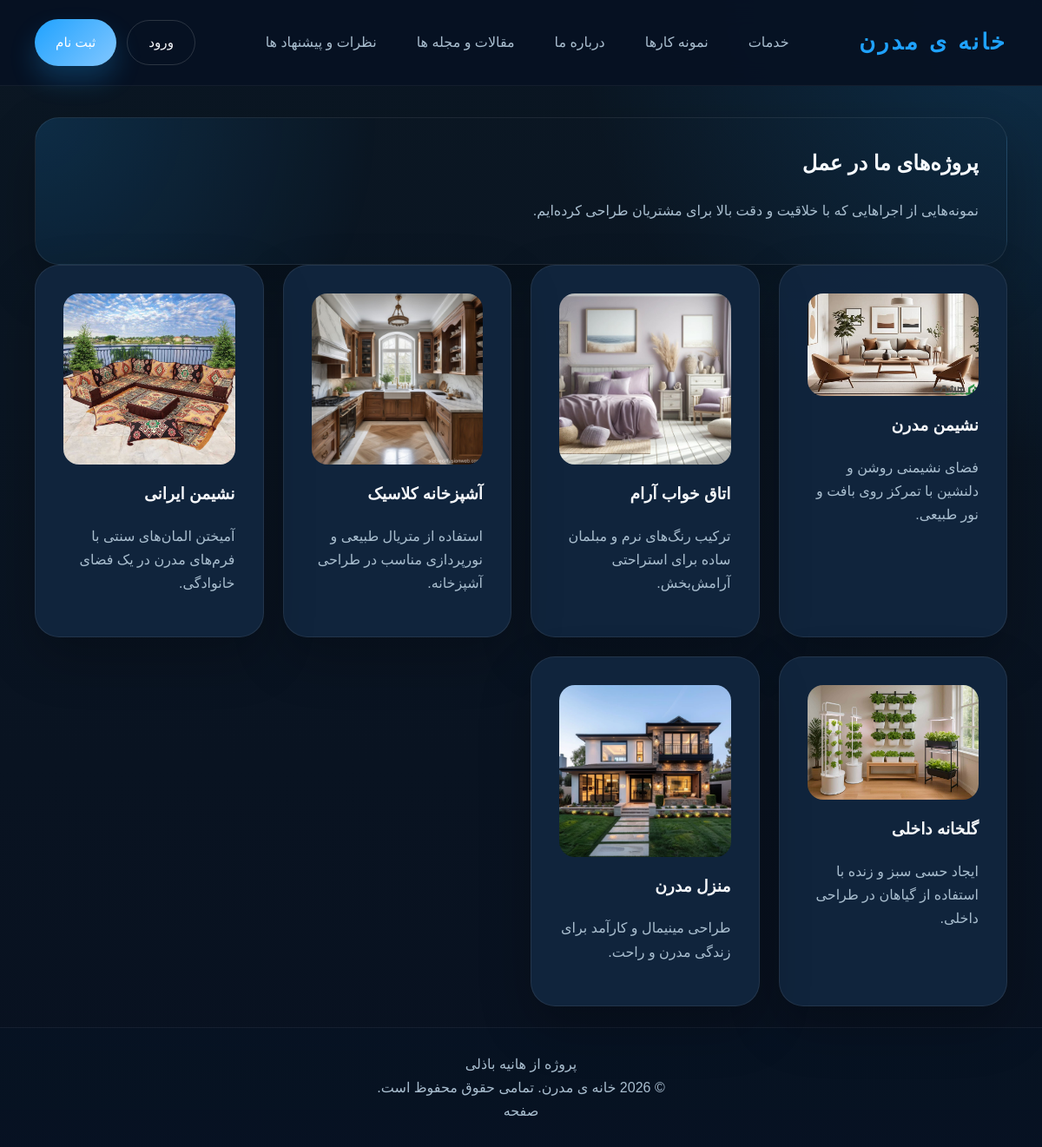
The app's page /nemoneh, older data.
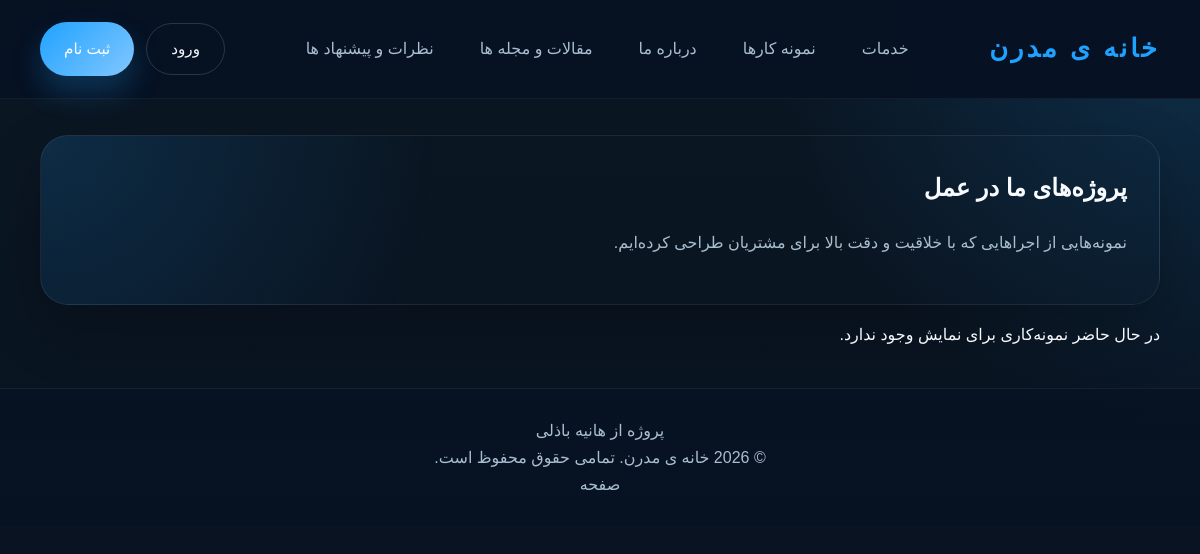
The same page, newer data.
### tables this page shows
CREATE TABLE IF NOT EXISTS portfolio_pics (
    id              INT UNSIGNED AUTO_INCREMENT PRIMARY KEY,
    filename        VARCHAR(255)  NOT NULL COMMENT 'file name inside storage/pics/',
    title           VARCHAR(255)  NOT NULL,
    description     TEXT          NULL,
    sort_order      INT UNSIGNED  NOT NULL DEFAULT 0,
    is_active       TINYINT(1)    NOT NULL DEFAULT 1,
    uploaded_by     INT UNSIGNED  NULL,
    created_at      TIMESTAMP NOT NULL DEFAULT CURRENT_TIMESTAMP,
    updated_at      TIMESTAMP NOT NULL DEFAULT CURRENT_TIMESTAMP ON UPDATE CURRENT_TIMESTAMP,

    CONSTRAINT fk_pics_uploaded_by
        FOREIGN KEY (uploaded_by) REFERENCES users (id)
        ON DELETE SET NULL ON UPDATE CASCADE,

    UNIQUE KEY uq_pics_filename (filename),
    INDEX idx_pics_active_order (is_active, sort_order)
);

### app/Core/Database.php (called while the page is built, shortened)
<?php
class Database
{
    private PDO $connection;
    private PDOStatement $stmt;
    public function __construct(
        string $driver,
        array $config,
        string $username,
        string $password
    ) {
        $config = http_build_query(data: $config, arg_separator: ';');
        $dsn = "{$driver}:{$config}";
        try {
            $this->connection = new PDO($dsn, $username, $password, [
                PDO::ATTR_DEFAULT_FETCH_MODE => PDO::FETCH_ASSOC
            ]);
        } catch (PDOException $e) {
            die("Database connection Failed {$e->getMessage()}");
        }
    }
    public function query(string $query, array $params = []): Database
    {
        $this->stmt = $this->connection->prepare($query);
        $this->stmt->execute($params);
        return $this;
    }
    public function findAll(): array
    {
        return $this->stmt->fetchAll();
    }
}

### app/Model/PicService.php (called while the page is built, shortened)
<?php
class PicService
{
    public function active(): array
    {
        return $this->db->query(
            'SELECT id, filename, title, description, sort_order
             FROM portfolio_pics
             WHERE is_active = 1
             ORDER BY sort_order ASC, id ASC'
        )->findAll();
    }
}

### app/Middleware/SessionMiddleware.php (called while the page is built, shortened)
<?php
class SessionMiddleware implements MiddlewareContract
{
    public function process(callable $callback)
    {
        $callback();
    }
}

### app/Middleware/AuthContextMiddleware.php (called while the page is built, shortened)
<?php
class AuthContextMiddleware implements MiddlewareContract
{
    public function process(callable $callback)
    {
        $callback();
    }
}

### app/Middleware/FlashMiddleware.php (called while the page is built, shortened)
<?php
class FlashMiddleware implements MiddlewareContract
{
    public function process(callable $callback)
    {
        $callback();
    }
}

### app/Middleware/ValidationExceptionMiddleware.php (called while the page is built, shortened)
<?php
class ValidationExceptionMiddleware implements MiddlewareContract
{
    public function process(callable $callback)
    {
        try {
            $callback();
        } catch (ValidationException $e) {
            $oldFormData = $_POST;
            $excludedFields = ['password', 'confirm_password'];
            $formattedFormData = array_diff_key(
                $oldFormData,
                array_flip($excludedFields)
            );
            $_SESSION['errors'] = $e->errors;
            $_SESSION['oldFormData'] = $formattedFormData;
            session_write_close();
            $referer = $_SERVER['HTTP_REFERER'] ?? $_SERVER['REQUEST_URI'] ?? '/';
            redirectTo($referer);
        }
    }
}

### app/Core/Controller.php (called while the page is built, shortened)
<?php
class Controller
{
    private array $globalControllerData = [];
    public function render(string $controller, array $data = [])
    {
        extract($data, EXTR_SKIP);
        extract($this->globalControllerData, EXTR_SKIP);
        include $this->resolve($controller);
        $output = ob_get_contents();
        return $output;
    }
    public function resolve(string $path)
    {
        return "{$this->basePath}/{$path}";
    }
    public function addGlobal(string $key, mixed $value)
    {
        $this->globalControllerData[$key] = $value;
    }
}

### app/Middleware/ControllerMiddleware.php (called while the page is built, shortened)
<?php
class ControllerMiddleware implements MiddlewareContract
{
    public function process(callable $callback)
    {
        $callback();
    }
}

### app/Middleware/url_helper.php (called while the page is built, shortened)
<?php
function e(mixed $value): string
{
    return htmlspecialchars((string) $value);
}
function picUrl(string $filename): string
{
    return '/storage/pics/' . rawurlencode($filename);
}

### app/Views/nemoneh.php (the view)
<?php include $this->resolve("layouts/header.php"); ?>
<main class="site-main container">
  <section class="hero section-panel">
    <h2>پروژه‌های ما در عمل</h2>
    <p>نمونه‌هایی از اجراهایی که با خلاقیت و دقت بالا برای مشتریان طراحی کرده‌ایم.</p>
  </section>
  <section class="grid-3">
    <?php if (empty($pics)): ?>
      <p>در حال حاضر نمونه‌کاری برای نمایش وجود ندارد.</p>
    <?php else: ?>
      <?php foreach ($pics as $pic): ?>
        <article class="card">
          <img src="<?php echo picUrl($pic['filename']); ?>" alt="<?php echo e($pic['title']); ?>" />
          <h3><?php echo e($pic['title']); ?></h3>
          <?php if (!empty($pic['description'])): ?>
            <p><?php echo e($pic['description']); ?></p>
          <?php endif; ?>
        </article>
      <?php endforeach; ?>
    <?php endif; ?>
  </section>
</main>
<?php include $this->resolve("layouts/footer.php"); ?>

### app/Core/Router.php (shortened to what this page needs)
<?php
class Router
{
    private array $routes = [];
    private array $middlewares = [];
    public function add(string $path, string $method, array $controller, array $middleware = [])
    {
        $this->routes[] = [
            'path' => $this->normalizePath($path),
            'method' => strtoupper($method),
            'controller' => $controller,
            'middleware' => $middleware,
        ];
    }
    public function normalizePath(string $path)
    {
        $path = trim($path, '/');
        $path = "/{$path}/";
        $path = preg_replace('#[/]{2,}#', '/', $path);
        return $path;
    }
    public function dispatch(string $path, string $method, Container $container = null)
    {
        $method = strtoupper($method);
        $path = $this->normalizePath($path);
        foreach ($this->routes as $route) {
            if (!preg_match("#^{$route['path']}$#", $path) || $route['method'] !== $method) {
                continue;
            }
            [$class, $function] = $route['controller'];
            $controllerInstance = $container ? $container->resolve($class) : new $class();
            $action = fn() => $controllerInstance->$function();
            $middlewareStack = [...$this->middlewares, ...($route['middleware'] ?? [])];
            foreach ($middlewareStack as $middleware) {
                $middlewareInstance = $container ? $container->resolve($middleware) : new $middleware;
                $action = fn() => $middlewareInstance->process($action);
            }
            return;
        }
    }
    public function addMiddleware(string $middleware)
    {
        $this->middlewares[] = $middleware;
    }
    public function addRouteMiddleware(string $middleware)
    {
        $lastRouteKey = array_key_last($this->routes);
        $this->routes[$lastRouteKey]['middleware'][] = $middleware;
    }
}

### app/Middleware/CsrfGuardMiddleware.php (shortened to what this page needs)
<?php
class CsrfGuardMiddleware implements MiddlewareContract
{
    public function process(callable $callback)
    {
        $requestMethod = strtoupper($_SERVER['REQUEST_METHOD']);
        $validMethods = ['POST', 'PATCH', 'DELETE'];
        if (!in_array($requestMethod, $validMethods)) {
            return;
        }
    }
}

### app/Controllers/NemonehController.php (shortened to what this page needs)
<?php
class NemonehController
{
    public function index()
    {
        echo $this->controller->render('nemoneh.php', [
            'title' => 'نمونه کار ها',
            'pics'  => $this->picService->active(),
        ]);
    }
}

### app/Views/layouts/header.php (shortened to what this page needs)
<!DOCTYPE html>
<html lang="fa" dir="rtl">
<head>
    <link rel="stylesheet" href="/assets/styles.css" />
</head>
<body class="<?php echo $bodyClass ?? 'site-wrapper'; ?>">
    <?php if (($bodyClass ?? '') !== 'auth-body'): ?>
        <header class="site-header">
            <div class="inner container">
                <a href="/" style="text-decoration: none;">
                    <h1 class="site-title">خانه ی مدرن</h1>
                </a>
                <nav class="site-nav">
                    <a href="/kadamat">خدمات</a>
                    <a href="/nemoneh">نمونه کارها</a>
                    <a href="/about">درباره ما</a>
                    <a href="/maghalat">مقالات و مجله ها</a>
                    <a href="/nazarat">نظرات و پیشنهاد ها</a>
                </nav>
                <div class="auth-actions">
                    <?php if (!empty($currentUser)): ?>
                        <span class="nav-user">سلام، <?php echo e($currentUser['first_name']); ?></span>
                        <?php if (($currentUser['role'] ?? '') === 'admin'): ?>
                            <a href="/admin" class="nav-login">پنل مدیریت</a>
                        <?php endif; ?>
                        <form action="/logout" method="POST" class="inline-form">
                            <input type="hidden" name="token" value="<?php echo e($csrfToken ?? ''); ?>" />
                            <button type="submit" class="nav-login">خروج</button>
                        </form>
                    <?php else: ?>
                        <a href="/login" class="nav-login">ورود</a>
                        <a href="/register" class="button-link nav-register">ثبت نام</a>
                    <?php endif; ?>
                </div>
            </div>
        </header>
    <?php endif; ?>

### app/Views/layouts/footer.php (shortened to what this page needs)
<?php if (($bodyClass ?? '') !== 'auth-body'): ?>
    <footer class="site-footer">
        <p>پروژه از هانیه باذلی</p>
        <p>© 2026 خانه ی مدرن. تمامی حقوق محفوظ است.</p>
        <p>صفحه <?php echo $page ?? ""; ?></p>
    </footer>
<?php endif; ?>
</body>
</html>

### public/assets/styles.css (style rules this page uses)
:root { --background: #0b1723; --surface: #12263f; --surface-strong: #162d4f; --text-main: #f6f8fb; --text-muted: #a9becf; --accent: #1fa2ff; --accent-strong: #82c7ff; --border: rgba(255, 255, 255, 0.08); --shadow: 0 24px 60px rgba(0, 0, 0, 0.24); }
* { box-sizing: border-box; }
html, body { margin: 0; min-height: 100%; }
.auth-actions { display: flex; align-items: center; gap: 12px; }
.nav-login { color: var(--text-main) !important; text-decoration: none !important; padding: 12px 24px; border: 1px solid rgba(255, 255, 255, 0.15); border-radius: 999px; background: transparent; font-size: 0.95rem; transition: all 0.3s ease; }
.nav-register { padding: 12px 24px; font-size: 0.95rem; }

Row changes from the older to the newer data that the page shows:
removed portfolio_pics: filename (picture), title "نشیمن مدرن", description "فضای نشیمنی روشن و دلنشین با تمرکز روی بافت و نور طبیعی."
removed portfolio_pics: filename (picture), title "اتاق خواب آرام", description "ترکیب رنگ‌های نرم و مبلمان ساده برای استراحتی آرامش‌بخش."
removed portfolio_pics: filename (picture), title "آشپزخانه کلاسیک", description "استفاده از متریال طبیعی و نورپردازی مناسب در طراحی آشپزخانه."
removed portfolio_pics: filename (picture), title "نشیمن ایرانی", description "آمیختن المان‌های سنتی با فرم‌های مدرن در یک فضای خانوادگی."
removed portfolio_pics: filename (picture), title "گلخانه داخلی", description "ایجاد حسی سبز و زنده با استفاده از گیاهان در طراحی داخلی."
removed portfolio_pics: filename (picture), title "منزل مدرن", description "طراحی مینیمال و کارآمد برای زندگی مدرن و راحت."
Text that changed along with them:
new list line: "در حال حاضر نمونه‌کاری برای نمایش وجود ندارد."
